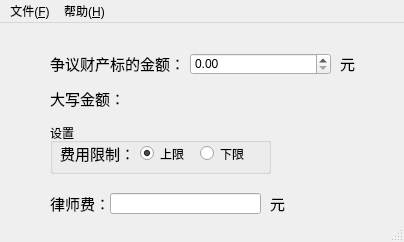
<?xml version="1.0" encoding="UTF-8"?>
<ui version="4.0">
 <class>MainWin</class>
 <widget class="QMainWindow" name="MainWin">
  <property name="geometry">
   <rect>
    <x>0</x>
    <y>0</y>
    <width>404</width>
    <height>242</height>
   </rect>
  </property>
  <property name="maximumSize">
   <size>
    <width>404</width>
    <height>400</height>
   </size>
  </property>
  <property name="windowTitle">
   <string>律师费计算器 V2.0</string>
  </property>
  <property name="windowIcon">
   <iconset resource="images.qrc">
    <normaloff>:/icon/icon/Calculator_1001px.png</normaloff>:/icon/icon/Calculator_1001px.png</iconset>
  </property>
  <widget class="QWidget" name="centralWidget">
   <widget class="QLabel" name="label">
    <property name="geometry">
     <rect>
      <x>50</x>
      <y>30</y>
      <width>131</width>
      <height>21</height>
     </rect>
    </property>
    <property name="font">
     <font>
      <family>宋体</family>
      <pointsize>11</pointsize>
     </font>
    </property>
    <property name="text">
     <string>争议财产标的金额：</string>
    </property>
   </widget>
   <widget class="QLabel" name="label_2">
    <property name="geometry">
     <rect>
      <x>340</x>
      <y>30</y>
      <width>21</width>
      <height>21</height>
     </rect>
    </property>
    <property name="font">
     <font>
      <family>宋体</family>
      <pointsize>11</pointsize>
      <italic>false</italic>
     </font>
    </property>
    <property name="text">
     <string>元</string>
    </property>
   </widget>
   <widget class="QDoubleSpinBox" name="doubleSpinBox_money">
    <property name="geometry">
     <rect>
      <x>190</x>
      <y>30</y>
      <width>141</width>
      <height>22</height>
     </rect>
    </property>
    <property name="maximum">
     <double>9999999999.989999771118164</double>
    </property>
   </widget>
   <widget class="QLabel" name="label_3">
    <property name="geometry">
     <rect>
      <x>60</x>
      <y>120</y>
      <width>71</width>
      <height>21</height>
     </rect>
    </property>
    <property name="font">
     <font>
      <family>宋体</family>
      <pointsize>11</pointsize>
     </font>
    </property>
    <property name="text">
     <string>费用限制：</string>
    </property>
   </widget>
   <widget class="QRadioButton" name="rBtn_upLimit">
    <property name="geometry">
     <rect>
      <x>140</x>
      <y>120</y>
      <width>51</width>
      <height>21</height>
     </rect>
    </property>
    <property name="text">
     <string>上限</string>
    </property>
    <property name="checked">
     <bool>true</bool>
    </property>
   </widget>
   <widget class="QRadioButton" name="rBtn_downLimit">
    <property name="geometry">
     <rect>
      <x>200</x>
      <y>120</y>
      <width>51</width>
      <height>21</height>
     </rect>
    </property>
    <property name="text">
     <string>下限</string>
    </property>
   </widget>
   <widget class="QLabel" name="label_4">
    <property name="geometry">
     <rect>
      <x>50</x>
      <y>170</y>
      <width>54</width>
      <height>21</height>
     </rect>
    </property>
    <property name="font">
     <font>
      <family>宋体</family>
      <pointsize>11</pointsize>
     </font>
    </property>
    <property name="text">
     <string>律师费：</string>
    </property>
   </widget>
   <widget class="QLineEdit" name="lineEdit_fare">
    <property name="geometry">
     <rect>
      <x>110</x>
      <y>170</y>
      <width>151</width>
      <height>21</height>
     </rect>
    </property>
    <property name="font">
     <font>
      <family>SansSerif</family>
      <pointsize>11</pointsize>
     </font>
    </property>
    <property name="readOnly">
     <bool>true</bool>
    </property>
   </widget>
   <widget class="QLabel" name="label_5">
    <property name="geometry">
     <rect>
      <x>270</x>
      <y>170</y>
      <width>21</width>
      <height>21</height>
     </rect>
    </property>
    <property name="font">
     <font>
      <family>宋体</family>
      <pointsize>11</pointsize>
      <italic>false</italic>
     </font>
    </property>
    <property name="text">
     <string>元</string>
    </property>
   </widget>
   <widget class="QGroupBox" name="groupBox">
    <property name="geometry">
     <rect>
      <x>50</x>
      <y>100</y>
      <width>221</width>
      <height>51</height>
     </rect>
    </property>
    <property name="title">
     <string>设置</string>
    </property>
   </widget>
   <widget class="QLabel" name="label_6">
    <property name="geometry">
     <rect>
      <x>50</x>
      <y>65</y>
      <width>71</width>
      <height>21</height>
     </rect>
    </property>
    <property name="font">
     <font>
      <family>宋体</family>
      <pointsize>11</pointsize>
     </font>
    </property>
    <property name="text">
     <string>大写金额：</string>
    </property>
   </widget>
   <widget class="QLabel" name="label_money">
    <property name="geometry">
     <rect>
      <x>130</x>
      <y>65</y>
      <width>251</width>
      <height>21</height>
     </rect>
    </property>
    <property name="font">
     <font>
      <family>宋体</family>
      <pointsize>10</pointsize>
     </font>
    </property>
    <property name="text">
     <string/>
    </property>
   </widget>
   <zorder>groupBox</zorder>
   <zorder>label</zorder>
   <zorder>label_2</zorder>
   <zorder>doubleSpinBox_money</zorder>
   <zorder>label_3</zorder>
   <zorder>rBtn_upLimit</zorder>
   <zorder>rBtn_downLimit</zorder>
   <zorder>label_4</zorder>
   <zorder>lineEdit_fare</zorder>
   <zorder>label_5</zorder>
   <zorder>label_6</zorder>
   <zorder>label_money</zorder>
  </widget>
  <widget class="QMenuBar" name="menuBar">
   <property name="geometry">
    <rect>
     <x>0</x>
     <y>0</y>
     <width>404</width>
     <height>22</height>
    </rect>
   </property>
   <widget class="QMenu" name="menu_F">
    <property name="title">
     <string>文件(&amp;F)</string>
    </property>
    <addaction name="actionClear"/>
    <addaction name="separator"/>
    <addaction name="actionExit"/>
   </widget>
   <widget class="QMenu" name="menu_H">
    <property name="title">
     <string>帮助(&amp;H)</string>
    </property>
    <addaction name="actionHelp_H"/>
    <addaction name="actionAbout_B"/>
   </widget>
   <addaction name="menu_F"/>
   <addaction name="menu_H"/>
  </widget>
  <widget class="QStatusBar" name="statusBar"/>
  <action name="actionClear">
   <property name="icon">
    <iconset resource="images.qrc">
     <normaloff>:/icon/icon/clear.png</normaloff>:/icon/icon/clear.png</iconset>
   </property>
   <property name="text">
    <string>清除(&amp;D)</string>
   </property>
   <property name="shortcut">
    <string>Ctrl+D</string>
   </property>
  </action>
  <action name="actionExit">
   <property name="icon">
    <iconset resource="images.qrc">
     <normaloff>:/icon/icon/exit.png</normaloff>:/icon/icon/exit.png</iconset>
   </property>
   <property name="text">
    <string>退出(&amp;Q)</string>
   </property>
   <property name="shortcut">
    <string>Ctrl+Q</string>
   </property>
  </action>
  <action name="actionHelp_H">
   <property name="icon">
    <iconset resource="images.qrc">
     <normaloff>:/icon/icon/help.png</normaloff>:/icon/icon/help.png</iconset>
   </property>
   <property name="text">
    <string>帮助(&amp;H)</string>
   </property>
   <property name="shortcut">
    <string>Ctrl+H</string>
   </property>
  </action>
  <action name="actionAbout_B">
   <property name="icon">
    <iconset resource="images.qrc">
     <normaloff>:/icon/icon/about-us.png</normaloff>:/icon/icon/about-us.png</iconset>
   </property>
   <property name="text">
    <string>关于(&amp;B)</string>
   </property>
   <property name="shortcut">
    <string>Ctrl+B</string>
   </property>
  </action>
 </widget>
 <layoutdefault spacing="6" margin="11"/>
 <resources>
  <include location="images.qrc"/>
 </resources>
 <connections/>
</ui>
